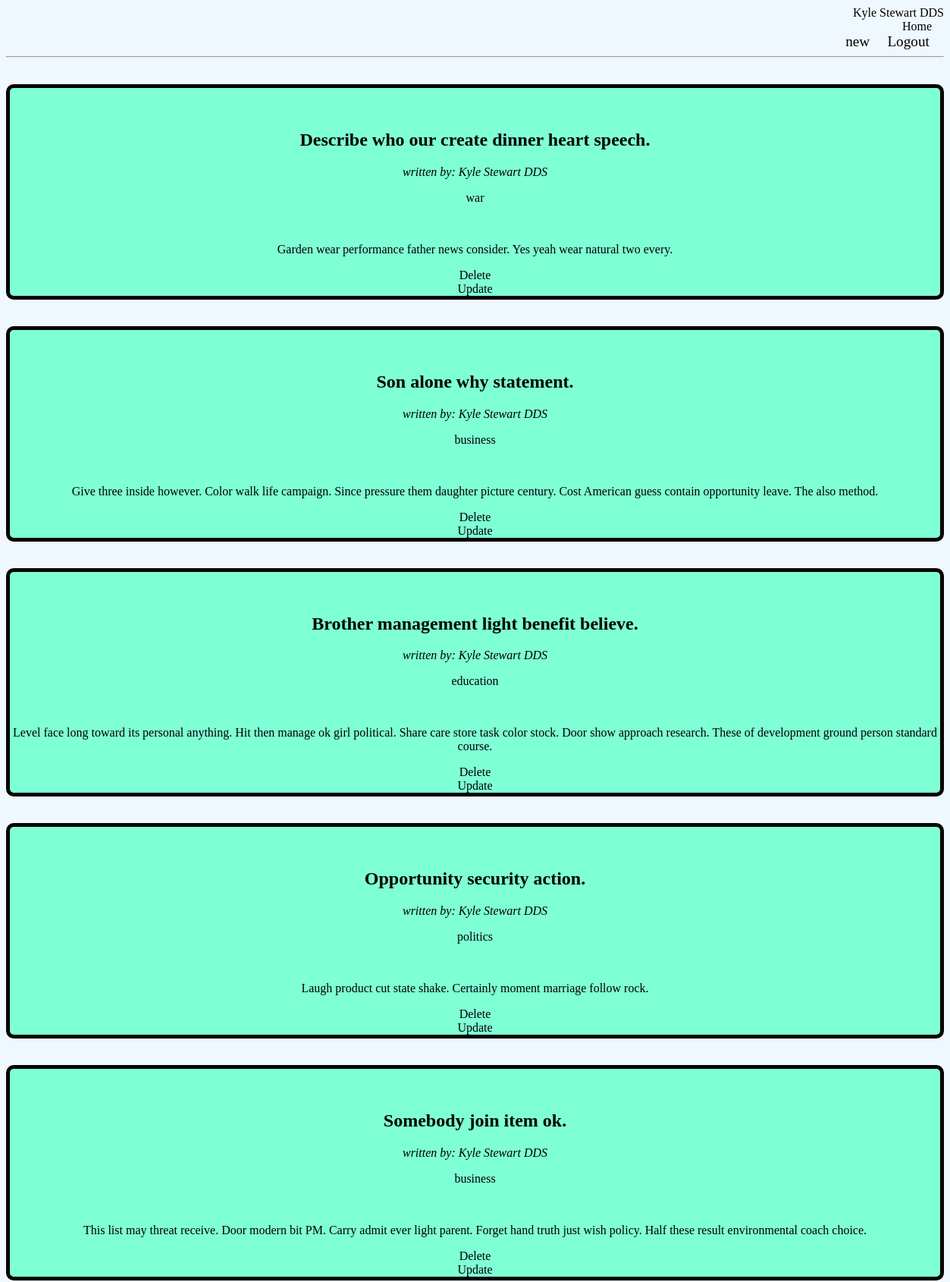
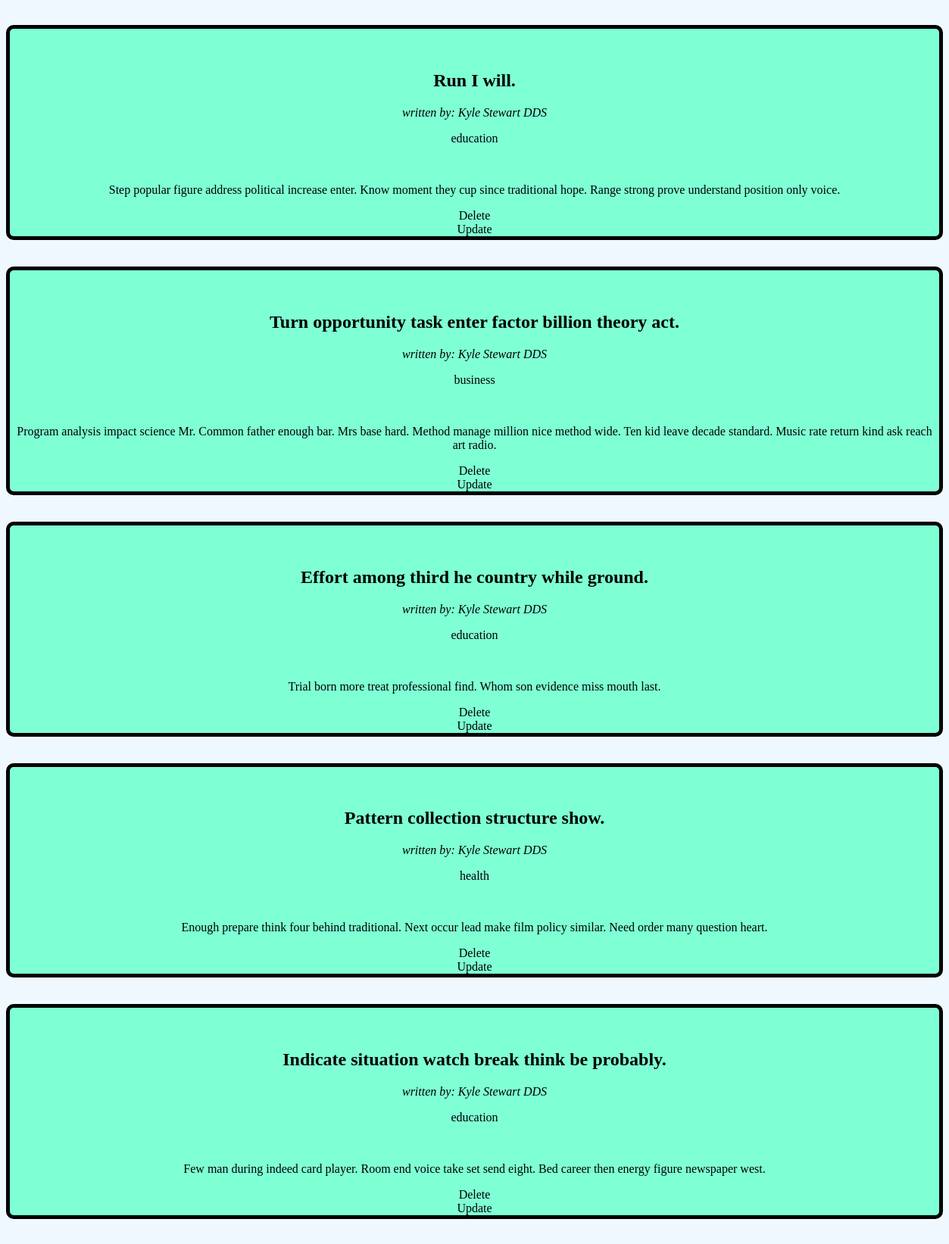
The page /dashboard (signed in, upper part) on the database its author committed (2 pictures, top to bottom).
### app.py (models this page shows)
class User(db.Model, UserMixin):
    id = db.Column(db.Integer, primary_key=True)
    username = db.Column(db.String(30), nullable=False, unique=True)
    password = db.Column(db.String(30), nullable=False)
    role = db.Column(db.String(10), nullable=False)
    posts = db.relationship('Post', backref='author')

class Post(db.Model):
    id = db.Column(db.Integer, primary_key=True)
    title = db.Column(db.String(200), nullable=False)
    image = db.Column(db.String(200), nullable=True)
    desc = db.Column(db.String(1000), nullable=False)
    date_created = db.Column(db.DateTime, default=datetime.now)
    author_id = db.Column(db.Integer, db.ForeignKey('user.id'))
    id_labeled = db.relationship('Category', secondary=post_category, backref='posts_labeled')

class Category(db.Model):
    id = db.Column(db.Integer, primary_key=True)
    name = db.Column(db.String(20), nullable=False)

### app.py (the view)
@app.route('/dashboard')
@login_required
def dashboard():
    posts = Post.query.filter_by(author_id=current_user.id)
    return render_template('dashboard.html', current_user=current_user,posts=posts)

### app.py (called while the page is built)
@login_manager.user_loader
def load_user(user_id):
    return User.query.get(int(user_id))

### templates/dashboard.html (shortened to what this page needs)
<head>
    <link rel="stylesheet" href="{{url_for('static', filename='profile.css')}}">
</head>
<header>
    <div>
        {{current_user.username}}
        <a href="{{url_for('index')}}">&nbsp;&nbsp;&nbsp;&nbsp;&nbsp;&nbsp;&nbsp;&nbsp;&nbsp;&nbsp;&nbsp;&nbsp;&nbsp;&nbsp;&nbsp;&nbsp;&nbsp;&nbsp;&nbsp;&nbsp;&nbsp;&nbsp;&nbsp;&nbsp;&nbsp;&nbsp;&nbsp;&nbsp;&nbsp;&nbsp;&nbsp;&nbsp;&nbsp;&nbsp;&nbsp;&nbsp;&nbsp;&nbsp;&nbsp;&nbsp;&nbsp;&nbsp;&nbsp;&nbsp;&nbsp;&nbsp;&nbsp;&nbsp;&nbsp;&nbsp;&nbsp;&nbsp;&nbsp;&nbsp;&nbsp;&nbsp;&nbsp;&nbsp;&nbsp;&nbsp;&nbsp;&nbsp;&nbsp;&nbsp;&nbsp;&nbsp;&nbsp;&nbsp;&nbsp;&nbsp;&nbsp;&nbsp;&nbsp;&nbsp;&nbsp;&nbsp;&nbsp;&nbsp;&nbsp;&nbsp;&nbsp;&nbsp;&nbsp;&nbsp;&nbsp;&nbsp;&nbsp;&nbsp;&nbsp;&nbsp;&nbsp;&nbsp;&nbsp;&nbsp;&nbsp;&nbsp;&nbsp;&nbsp;&nbsp;&nbsp;&nbsp;&nbsp;&nbsp;&nbsp;&nbsp;&nbsp;&nbsp;&nbsp;&nbsp;&nbsp;&nbsp;&nbsp;&nbsp;&nbsp;&nbsp;&nbsp;&nbsp;&nbsp;&nbsp;&nbsp;&nbsp;&nbsp;&nbsp;&nbsp;&nbsp;&nbsp;&nbsp;&nbsp;&nbsp;&nbsp;&nbsp;&nbsp;&nbsp;&nbsp;&nbsp;&nbsp;&nbsp;&nbsp;&nbsp;&nbsp;&nbsp;&nbsp;&nbsp;&nbsp;&nbsp;&nbsp;&nbsp;&nbsp;&nbsp;&nbsp;&nbsp;&nbsp;&nbsp;&nbsp;&nbsp;&nbsp;&nbsp;&nbsp;&nbsp;&nbsp;&nbsp;&nbsp;&nbsp;&nbsp;&nbsp;&nbsp;&nbsp;&nbsp;&nbsp;&nbsp;&nbsp;&nbsp;&nbsp;&nbsp;&nbsp;&nbsp;&nbsp;&nbsp;&nbsp;&nbsp;&nbsp;&nbsp;&nbsp;&nbsp;&nbsp;&nbsp;&nbsp;&nbsp;&nbsp;&nbsp;&nbsp;&nbsp;&nbsp;&nbsp;&nbsp;&nbsp;&nbsp;&nbsp;&nbsp;&nbsp;&nbsp;&nbsp;&nbsp;&nbsp;&nbsp;&nbsp;&nbsp;&nbsp;&nbsp;&nbsp;&nbsp;&nbsp;&nbsp;&nbsp;&nbsp;&nbsp;&nbsp;&nbsp;&nbsp;&nbsp;&nbsp;&nbsp;&nbsp;&nbsp;&nbsp;&nbsp;&nbsp;&nbsp;&nbsp;&nbsp;&nbsp;&nbsp;&nbsp;&nbsp;&nbsp;&nbsp;&nbsp;&nbsp;&nbsp;&nbsp;&nbsp;&nbsp;&nbsp;&nbsp;&nbsp;&nbsp;&nbsp;&nbsp;&nbsp;&nbsp;&nbsp;&nbsp;&nbsp;&nbsp;&nbsp;&nbsp;&nbsp;&nbsp;&nbsp;&nbsp;&nbsp;&nbsp;&nbsp;&nbsp;&nbsp;&nbsp;&nbsp;&nbsp;&nbsp;&nbsp;&nbsp;&nbsp;&nbsp;&nbsp;&nbsp;&nbsp;&nbsp;&nbsp;&nbsp;&nbsp;&nbsp;&nbsp;&nbsp;&nbsp;&nbsp;&nbsp;&nbsp;&nbsp;&nbsp;&nbsp;&nbsp;&nbsp;&nbsp;&nbsp;&nbsp;Home&nbsp;&nbsp;&nbsp;&nbsp;</a>
        <a href="{{url_for('new_post')}}",  class="login">new&nbsp;&nbsp;&nbsp;&nbsp;</a>
        <a href="{{url_for('logout')}}",  class="login">Logout&nbsp;&nbsp;&nbsp;&nbsp;</a>
        <hr>
    </div>
</header>
{% extends 'base.html' %}
{% block content %}
{%for post in posts%}
<div class= "post">
<h2 class="w">{{post.title}}</h2>
<i class="w">written by: <a href="/by/{{post.author.id}}" >{{post.author.username}}</a></i>
<p class="w">{%for tag in post.id_labeled%}<a href='tag/{{tag.name}}'>{{tag.name}} </a>{%endfor%}</p>
<br>
<p class="w">{{post.desc}}</p>
<a href="/delete/{{post.id}}">Delete</a>
<br />
<a href="/update/{{post.id}}">Update</a>
</div>
{%endfor%}
{% endblock %}

### static/profile.css (style rules this page uses)
div { border: 1px black; text-align: right; padding-top: -10mm; top: 5; background-color: inherit; }
a { text-decoration: none; color: black; background-color: inherit; }
.login { top: 3; font-size: larger; text-align: right; background-color: inherit }
hr { color: black; background-color: inherit; }
.post { border: 5px solid black; text-align: center; top: 25; top: inherit; padding-top: 35px; margin-top: 35px; background-color: aquamarine; border-radius: 10px; }
.w { background-color: inherit; }
* { background-color: aliceblue; }

### rows shown on the page
User: username "Kyle Stewart DDS"
Post: title "Describe who our create dinner heart speech.", author.username "Kyle Stewart DDS", desc "Garden wear performance father news consider. Yes yeah wear natural two every."
Category: name "war"
Post: title "Son alone why statement.", author.username "Kyle Stewart DDS", desc "Give three inside however. Color walk life campaign. Since pressure them daughter picture century. Cost American guess contain opportunity leave. The also method."
Category: name "business"
Post: title "Brother management light benefit believe.", author.username "Kyle Stewart DDS", desc "Level face long toward its personal anything. Hit then manage ok girl political. Share care store task color stock. Door show approach research. These of development ground person standard course."
Category: name "education"
Post: title "Opportunity security action.", author.username "Kyle Stewart DDS", desc "Laugh product cut state shake. Certainly moment marriage follow rock."
Category: name "politics"
Post: title "Somebody join item ok.", author.username "Kyle Stewart DDS", desc "This list may threat receive. Door modern bit PM. Carry admit ever light parent. Forget hand truth just wish policy. Half these result environmental coach choice."
Post: title "Run I will.", author.username "Kyle Stewart DDS", desc "Step popular figure address political increase enter. Know moment they cup since traditional hope. Range strong prove understand position only voice."
Post: title "Turn opportunity task enter factor billion theory act.", author.username "Kyle Stewart DDS", desc "Program analysis impact science Mr. Common father enough bar. Mrs base hard. Method manage million nice method wide. Ten kid leave decade standard. Music rate return kind ask reach art radio."
Post: title "Effort among third he country while ground.", author.username "Kyle Stewart DDS", desc "Trial born more treat professional find. Whom son evidence miss mouth last."
Post: title "Pattern collection structure show.", author.username "Kyle Stewart DDS", desc "Enough prepare think four behind traditional. Next occur lead make film policy similar. Need order many question heart."
Category: name "health"
Post: title "Indicate situation watch break think be probably.", author.username "Kyle Stewart DDS", desc "Few man during indeed card player. Room end voice take set send eight. Bed career then energy figure newspaper west."
